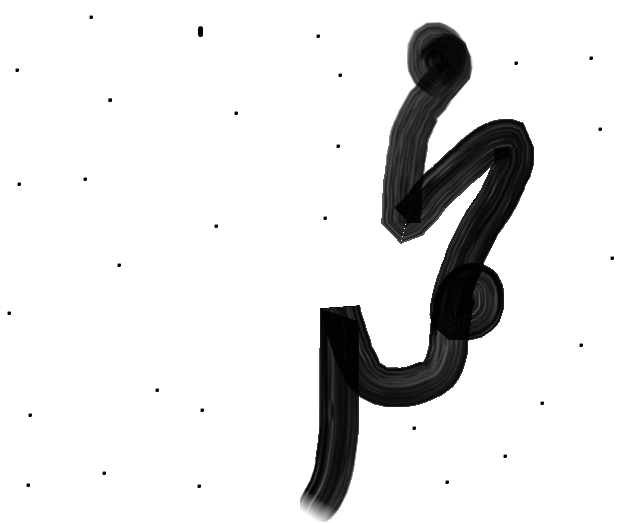
#> input picture __data/image/morphology.jpg, 639 x 523 px
$ jupyter execute 'tophat & blackhat.ipynb'
#> lines starting #> are read from the running program, lines starting #| are printed output that depends on the picture
<div style="direction:rtl;text-align:center"></div>
<h1><div style="direction:rtl;text-align:center">Open CV</div></h1>

[cell 1]
import cv2
import numpy as np

[cell 2]
img = cv2.imread("../__data/image/morphology.jpg")
#> img is the input picture: shape (523, 639, 3); min 0, max 255, mean 228.8
img = cv2.resize(img , (300,300))
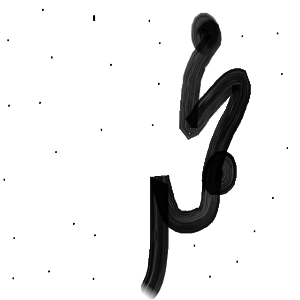
#> img: shape (300, 300, 3); min 0, max 255, mean 228.8

# set kernel
kernel = np.ones((5, 5), np.uint8) # uint8 --> max val 256

# method
tophat = cv2.morphologyEx(src=img, op=cv2.MORPH_TOPHAT, kernel=kernel) # dif img-opening
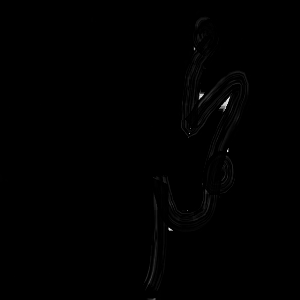
#> tophat: shape (300, 300, 3); min 0, max 237, mean 0.8
blackhat = cv2.morphologyEx(src=img, op=cv2.MORPH_BLACKHAT, kernel=kernel) # dif img-closing

# stack
out = np.hstack((img ,tophat, blackhat))
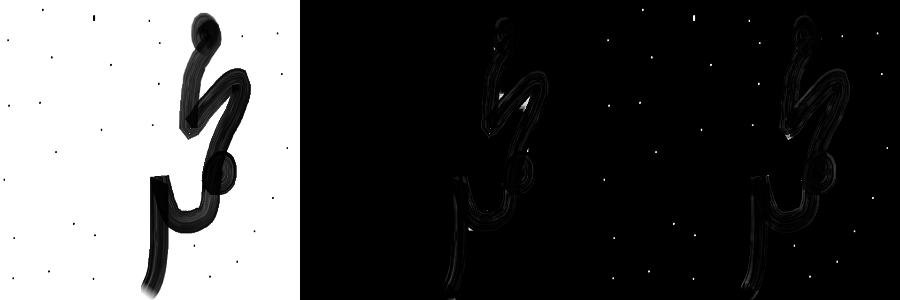
#> out: shape (300, 900, 3); min 0, max 255, mean 76.9

cv2.imshow('out', out)

cv2.waitKey(0)
cv2.destroyAllWindows()
